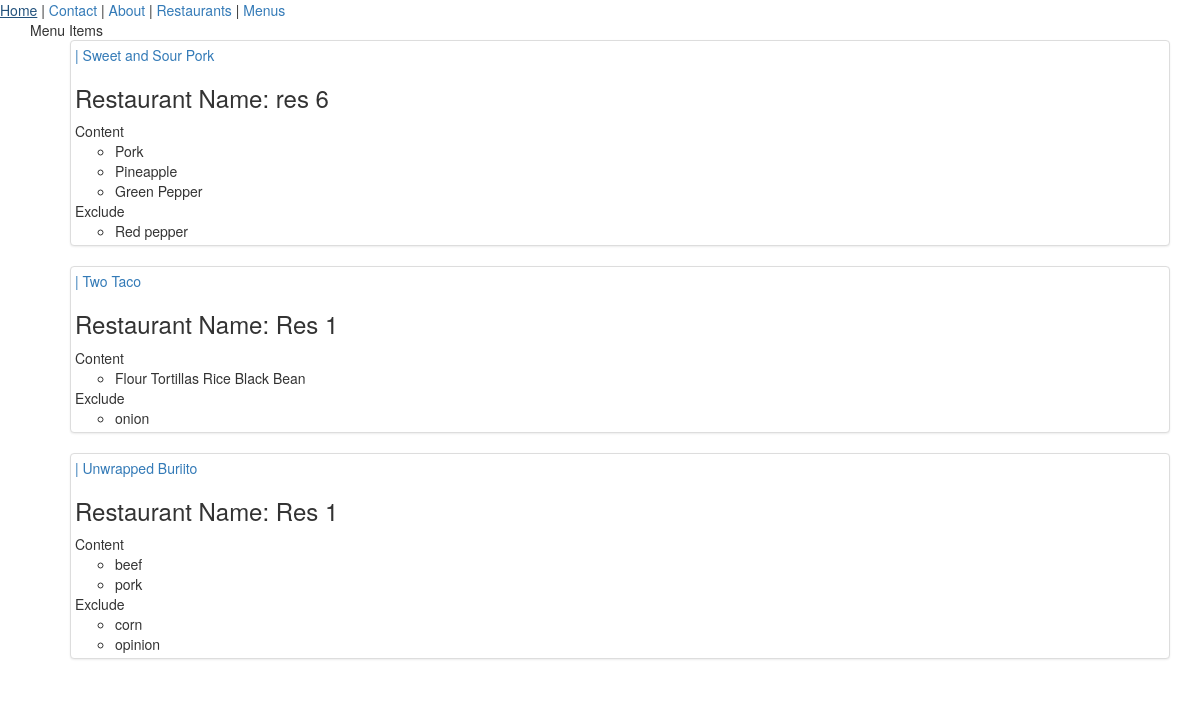
Page / (signed in) on the earlier database version.
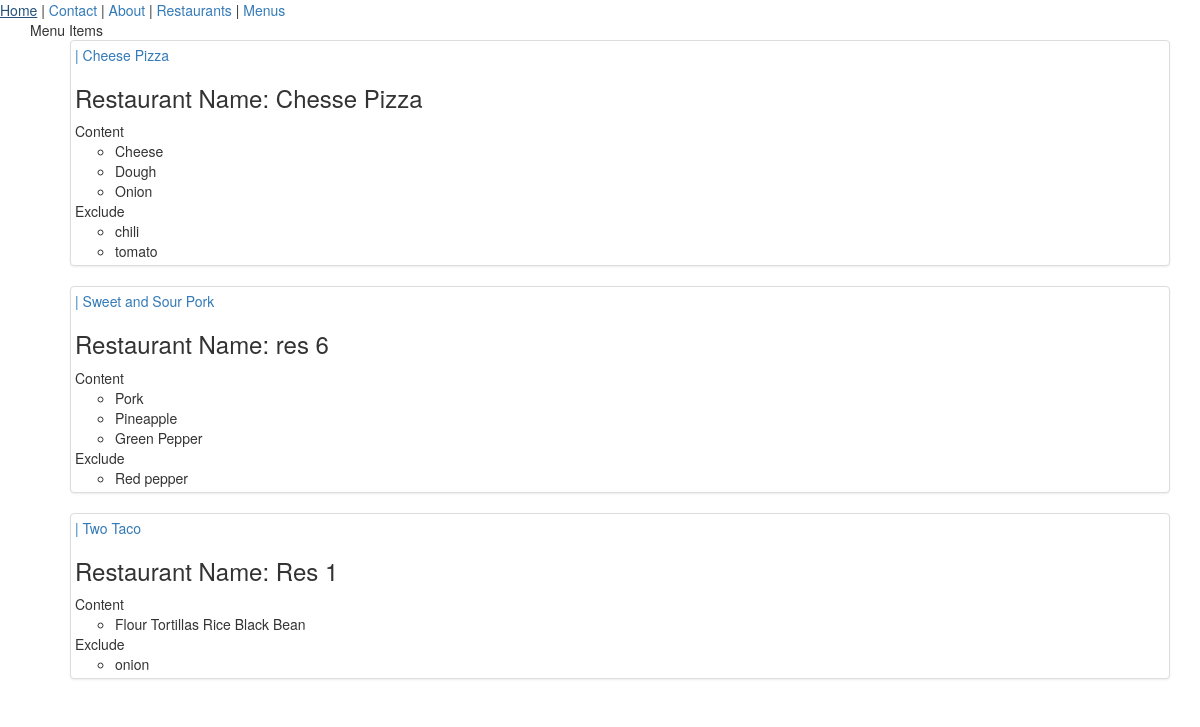
Same page on the later database version.
### menus/models.py (models this page shows)
class Item(models.Model):
	user 		= models.ForeignKey(settings.AUTH_USER_MODEL)
	restaurant 	= models.ForeignKey(RestaurantLocation)
	name 		= models.CharField(max_length=120)
	content 	= models.TextField(help_text='separete each item by comma')
	exclude 	= models.TextField(blank=True, null=True, help_text='separete each item by comma')
	public 		= models.BooleanField(default=True)
	timestamp 	= models.DateTimeField(auto_now_add=True)
	updated		= models.DateTimeField(auto_now=True)
	class Meta:
		ordering = ['updated', '-timestamp']
	def __str__(self):
		return self.name
	def get_content(self):
		return self.content.split(",")
	def get_exclude(self):
		return self.exclude.split(",")
	def get_absolute_url(self):
		return reverse('menus:detail', kwargs={"pk": self.pk})

### restaurants/models.py (models this page shows, shortened)
class RestaurantLocation(models.Model):
	owner 		= models.ForeignKey(User)
	name 		= models.CharField(max_length=120)
	location 	= models.CharField(max_length=120, null=True, blank=True)
	category 	= models.CharField(max_length=120, null=True, blank=True)
	timestamp 	= models.DateTimeField(auto_now_add=True)
	updated 	= models.DateTimeField(auto_now=True)
	slug		= models.SlugField(null=True, blank=True)
	objects = RestaurantLocationManager()
	@property
	def title(self):
		return self.name

### menus/views.py (the view)
# urls.py: url(r'^$', HomeView.as_view(), name='home'),
class HomeView(View):
	def get(sef, request, *args, **kwargs):
		if not request.user.is_authenticated():
			return render(request, "home.html", {})
		user = request.user
		is_following_user_ids = [x.user.id for x in user.is_following.all()]
		qs = Item.objects.filter(user__id__in=is_following_user_ids, public=True).order_by("-updated")[:3]
		print(qs)
		return render(request, "menus/home-feed.html", {"object_list": qs})

### menus/templates/menus/home-feed.html (shortened to what this page needs)
{% extends 'base.html' %}
{% block content %}
<div>Menu Items</div>
<ul>
	{% for obj in object_list %}
		<li class="thumbnail"><a href="{{ obj.get_absolute_url }}"> | {{ obj.name }}</a><br>
			<h3>Restaurant Name: {{ obj.restaurant.title }}</h3>
			{% if obj.content %}
			Content
			<ul>
				{% for item in obj.get_content %}
					<li>{{ item }}</li>
				{% endfor %}
			</ul>
			{% endif %}
			{% if obj.exclude %}
			Exclude
			<ul>
				{% for item in obj.get_exclude %}
					<li>{{ item }}</li>
				{% endfor %}
			</ul>
			{% endif %}
		</li>
	{% endfor %}
</ul>
{% endblock %}

Differences in the rows shown:
changed Item: name "Unwrapped Buriito" → "Cheese Pizza"; restaurant "Res 1" → "Chesse Pizza"; content "beef, pork" → "Cheese,\r\nDough,\r\nOnion" (drawn); exclude "corn,\r\nopinion" → "chili,\r\ntomato" (drawn); moves up the list
Other differences:
new list line: "Cheese"
new list line: "Dough"
new list line: "Onion"
new list line: "chili"
new list line: "tomato"
list line gone: "beef"
list line gone: "pork"
list line gone: "corn"
list line gone: "opinion"
